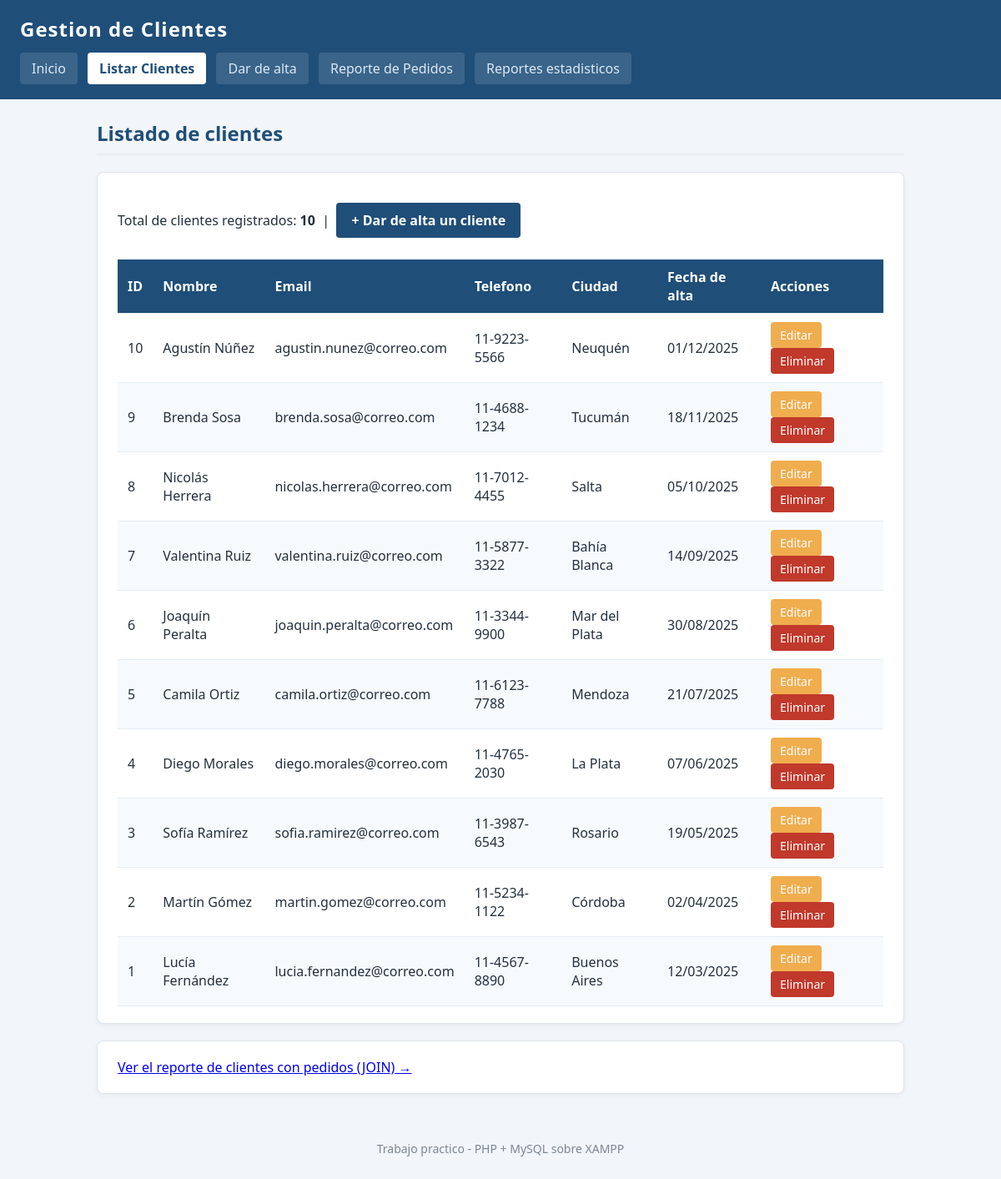
/clientes_listado.php, run on the app's committed database.
### tables this page shows
CREATE TABLE `clientes` (
  `id` int(11) NOT NULL,
  `nombre` varchar(80) NOT NULL,
  `email` varchar(120) NOT NULL,
  `telefono` varchar(30) DEFAULT NULL,
  `ciudad` varchar(60) DEFAULT NULL,
  `fecha_alta` date NOT NULL
);

### clientes_listado.php (the view, shortened to what this page needs)
<?php
require_once 'funciones.php';
$conexion = obtener_conexion();
$sql = "SELECT id, nombre, email, telefono, ciudad, fecha_alta
        FROM clientes
        ORDER BY fecha_alta DESC, id DESC";
$stmt = $conexion->query($sql);
$clientes = $stmt->fetchAll(PDO::FETCH_ASSOC);
$totalClientes = count($clientes);
cabecera('Listar Clientes', 'listado');
?>
<h2>Listado de clientes</h2>
<div class="tarjeta">
    <p>
        Total de clientes registrados: <strong><?= $totalClientes ?></strong>
        &nbsp;|&nbsp;
        <a class="boton-nuevo" href="cliente_alta.php">+ Dar de alta un cliente</a>
    </p>
    <?php if ($totalClientes === 0) { ?>
        <p>Todavia no hay clientes cargados.
           <a href="cliente_alta.php">Cargar el primero</a>.</p>
    <?php } else { ?>
        <div class="tabla-envoltura">
            <table>
                <thead>
                    <tr>
                        <th>ID</th>
                        <th>Nombre</th>
                        <th>Email</th>
                        <th>Telefono</th>
                        <th>Ciudad</th>
                        <th>Fecha de alta</th>
                        <th>Acciones</th>
                    </tr>
                </thead>
                <tbody>
                <?php foreach ($clientes as $cliente) { ?>
                    <tr>
                        <td><?= e($cliente['id']) ?></td>
                        <td><?= e($cliente['nombre']) ?></td>
                        <td><?= e($cliente['email']) ?></td>
                        <td><?= e($cliente['telefono']) ?></td>
                        <td><?= e($cliente['ciudad']) ?></td>
                        <td><?= e(date('d/m/Y', strtotime($cliente['fecha_alta']))) ?></td>
                        <td>
                            <a class="boton boton-editar"
                               href="cliente_editar.php?id=<?= e($cliente['id']) ?>">Editar</a>
                            <a class="boton boton-eliminar"
                               href="cliente_eliminar.php?id=<?= e($cliente['id']) ?>">Eliminar</a>
                        </td>
                    </tr>
                <?php } ?>
                </tbody>
            </table>
        </div>
    <?php } ?>
</div>
<div class="tarjeta">
    <a href="reporte_pedidos.php">Ver el reporte de clientes con pedidos (JOIN) &rarr;</a>
</div>
<?php pie(); ?>

### funciones.php (shortened to what this page needs)
<?php
function e($texto): string
{
    return htmlspecialchars((string) $texto, ENT_QUOTES, 'UTF-8');
}
function cabecera(string $titulo, string $activa = ''): void
{
    ?>
<!DOCTYPE html>
<html lang="es">
<head>
    <link rel="stylesheet" href="estilos.css">
</head>
<body>
<header class="cabecera">
    <h1>Gestion de Clientes</h1>
    <nav class="menu">
        <a href="index.php"            class="<?= $activa === 'menu'    ? 'activo' : '' ?>">Inicio</a>
        <a href="clientes_listado.php" class="<?= $activa === 'listado' ? 'activo' : '' ?>">Listar Clientes</a>
        <a href="cliente_alta.php"     class="<?= $activa === 'alta'    ? 'activo' : '' ?>">Dar de alta</a>
        <a href="reporte_pedidos.php"  class="<?= $activa === 'reporte'  ? 'activo' : '' ?>">Reporte de Pedidos</a>
        <a href="reportes.php"         class="<?= $activa === 'reportes' ? 'activo' : '' ?>">Reportes estadisticos</a>
    </nav>
</header>
<main class="contenido">
    <?php
}
function pie(): void
{
    ?>
</main>
<footer class="pie">
    <p>Trabajo practico - PHP + MySQL sobre XAMPP</p>
</footer>
</body>
</html>
    <?php
}

### estilos.css (style rules this page uses)
* { box-sizing: border-box; }
body { margin: 0; font-family: "Segoe UI", Tahoma, Arial, sans-serif; font-size: 16px; color: #24303f; background-color: #f2f5f9; }
.cabecera { background-color: #1f4e79; color: #ffffff; padding: 18px 24px; }
.cabecera h1 { margin: 0 0 12px 0; font-size: 24px; letter-spacing: 1px; }
.menu a { display: inline-block; margin-right: 8px; padding: 8px 14px; color: #dce8f5; text-decoration: none; border-radius: 4px; background-color: rgba(255, 255, 255, 0.12); }
.menu a.activo { background-color: #ffffff; color: #1f4e79; font-weight: bold; }
.contenido { max-width: 1000px; margin: 24px auto; padding: 0 16px; }
.tarjeta { background-color: #ffffff; border: 1px solid #dde4ec; border-radius: 8px; padding: 20px 24px; margin-bottom: 20px; box-shadow: 0 2px 6px rgba(0, 0, 0, 0.05); }
h2 { margin-top: 0; color: #1f4e79; border-bottom: 2px solid #e6edf5; padding-bottom: 8px; }
table { width: 100%; border-collapse: collapse; margin-top: 10px; }
th, td { padding: 10px 12px; text-align: left; border-bottom: 1px solid #e6edf5; }
th { background-color: #1f4e79; color: #ffffff; }
tbody tr:nth-child(even) { background-color: #f7fafd; }
.tabla-envoltura { overflow-x: auto; }
.boton { display: inline-block; padding: 5px 10px; border-radius: 4px; text-decoration: none; font-size: 14px; border: 1px solid transparent; }
.boton-editar { background-color: #f0ad4e; color: #ffffff; }
.boton-eliminar { background-color: #c0392b; color: #ffffff; }
.boton-nuevo { display: inline-block; background-color: #1f4e79; color: #ffffff; padding: 10px 18px; border-radius: 4px; text-decoration: none; font-weight: bold; }
.pie { text-align: center; color: #7b8794; font-size: 14px; padding: 18px 0 26px 0; }

### data on the page
clientes: id "10", nombre "Agustín Núñez", email "agustin.nunez@correo.com", telefono "11-9223-5566", ciudad "Neuquén", fecha_alta "01/12/2025"
clientes: id "9", nombre "Brenda Sosa", email "brenda.sosa@correo.com", telefono "11-4688-1234", ciudad "Tucumán", fecha_alta "18/11/2025"
clientes: id "8", nombre "Nicolás Herrera", email "nicolas.herrera@correo.com", telefono "11-7012-4455", ciudad "Salta", fecha_alta "05/10/2025"
clientes: id "7", nombre "Valentina Ruiz", email "valentina.ruiz@correo.com", telefono "11-5877-3322", ciudad "Bahía Blanca", fecha_alta "14/09/2025"
clientes: id "6", nombre "Joaquín Peralta", email "joaquin.peralta@correo.com", telefono "11-3344-9900", ciudad "Mar del Plata", fecha_alta "30/08/2025"
clientes: id "5", nombre "Camila Ortiz", email "camila.ortiz@correo.com", telefono "11-6123-7788", ciudad "Mendoza", fecha_alta "21/07/2025"
clientes: id "4", nombre "Diego Morales", email "diego.morales@correo.com", telefono "11-4765-2030", ciudad "La Plata", fecha_alta "07/06/2025"
clientes: id "3", nombre "Sofía Ramírez", email "sofia.ramirez@correo.com", telefono "11-3987-6543", ciudad "Rosario", fecha_alta "19/05/2025"
clientes: id "2", nombre "Martín Gómez", email "martin.gomez@correo.com", telefono "11-5234-1122", ciudad "Córdoba", fecha_alta "02/04/2025"
clientes: id "1", nombre "Lucía Fernández", email "lucia.fernandez@correo.com", telefono "11-4567-8890", ciudad "Buenos Aires", fecha_alta "12/03/2025"

### other printed values
$totalClientes "10"
